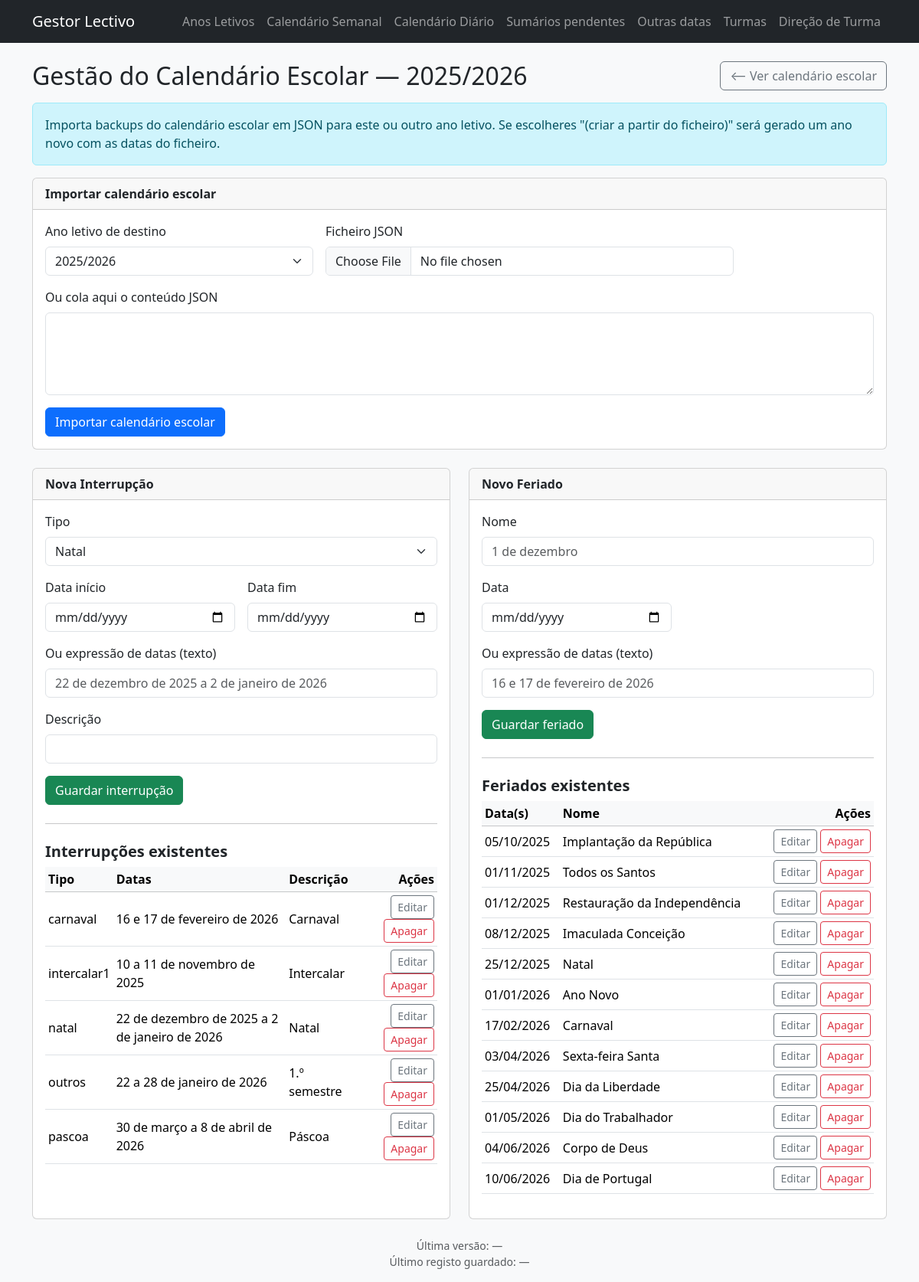
The page /calendario-escolar/gestao on the database its author committed.
### models.py (models this page shows)
class AnoLetivo(db.Model):
    __tablename__ = "anos_letivos"
    id = db.Column(db.Integer, primary_key=True)
    nome = db.Column(db.String(20), unique=True, nullable=False)
    data_inicio_ano = db.Column(db.Date, nullable=False)
    data_fim_ano = db.Column(db.Date, nullable=False)
    data_fim_semestre1 = db.Column(db.Date, nullable=False)
    data_inicio_semestre2 = db.Column(db.Date, nullable=False)
    descricao = db.Column(db.String(255))
    ativo = db.Column(db.Boolean, nullable=False, default=False)
    fechado = db.Column(db.Boolean, nullable=False, default=False)

class InterrupcaoLetiva(db.Model):
    __tablename__ = "interrupcoes_letivas"
    id = db.Column(db.Integer, primary_key=True)
    ano_letivo_id = db.Column(db.Integer, db.ForeignKey("anos_letivos.id"), nullable=False)
    ano_letivo = db.relationship("AnoLetivo", backref="interrupcoes")
    tipo = db.Column(db.String(50), nullable=False)
    data_inicio = db.Column(db.Date, nullable=True)
    data_fim = db.Column(db.Date, nullable=True)
    data_text = db.Column(db.String(255), nullable=True)
    descricao = db.Column(db.String(255), nullable=True)

class Feriado(db.Model):
    __tablename__ = "feriados"
    id = db.Column(db.Integer, primary_key=True)
    ano_letivo_id = db.Column(db.Integer, db.ForeignKey("anos_letivos.id"), nullable=False)
    ano_letivo = db.relationship("AnoLetivo", backref="feriados")
    data = db.Column(db.Date, nullable=True)
    data_text = db.Column(db.String(255), nullable=True)
    nome = db.Column(db.String(255), nullable=False)

### app.py (the view)
    @app.route("/calendario-escolar/gestao")
    def calendario_escolar_gestao():
        ano = get_ano_letivo_atual()
        if not ano:
            flash("Ainda não existe Ano Letivo definido.", "error")
            return redirect(url_for("calendario_escolar_importar"))
        interrupcoes = (
            InterrupcaoLetiva.query
            .filter_by(ano_letivo_id=ano.id)
            .order_by(InterrupcaoLetiva.tipo)
            .all()
        )
        feriados = (
            Feriado.query
            .filter_by(ano_letivo_id=ano.id)
            .order_by(Feriado.data)
            .all()
        )
        anos = (
            AnoLetivo.query
            .order_by(AnoLetivo.data_inicio_ano.desc().nullslast(), AnoLetivo.nome)
            .all()
        )
        return render_template(
            "calendario/gestao.html",
            ano=ano,
            anos=anos,
            interrupcoes=interrupcoes,
            feriados=feriados,
        )

### app.py (called while the page is built, shortened)
def _formatar_data_hora(valor):
    if not valor:
        return None

### templates/calendario/gestao.html (shortened to what this page needs)
{% extends "base.html" %}
{% block content %}
<div class="d-flex justify-content-between align-items-center flex-wrap gap-2 mb-3">
  <h2 class="mb-0">Gestão do Calendário Escolar — {{ ano.nome }}</h2>
  <a class="btn btn-outline-secondary" href="{{ url_for('calendario_escolar') }}">⟵ Ver calendário escolar</a>
</div>
<div class="alert alert-info" role="alert">
  Importa backups do calendário escolar em JSON para este ou outro ano letivo. Se escolheres
  "(criar a partir do ficheiro)" será gerado um ano novo com as datas do ficheiro.
</div>
<div class="card mb-4">
  <div class="card-header fw-bold">Importar calendário escolar</div>
  <div class="card-body">
    <form method="post" action="{{ url_for('calendario_escolar_importar') }}" enctype="multipart/form-data" class="row g-3">
      <div class="col-12 col-md-4">
        <label class="form-label">Ano letivo de destino</label>
        <select name="ano_id" class="form-select">
          {% for a in anos %}
            <option value="{{ a.id }}" {% if a.id == ano.id %}selected{% endif %}>{{ a.nome }}</option>
          {% endfor %}
        </select>
      </div>
      <div class="col-12 col-md-6">
        <label class="form-label">Ficheiro JSON</label>
        <input type="file" name="ficheiro" accept="application/json" class="form-control">
      </div>
      <div class="col-12">
        <label class="form-label">Ou cola aqui o conteúdo JSON</label>
        <textarea name="conteudo" rows="4" class="form-control js-autoresize"></textarea>
      </div>
      <div class="col-12">
        <button type="submit" class="btn btn-primary">Importar calendário escolar</button>
      </div>
    </form>
  </div>
</div>
<div class="row g-4">
  <div class="col-lg-6">
    <div class="card h-100">
      <div class="card-header fw-bold">Nova Interrupção</div>
      <div class="card-body">
        <form method="post" action="{{ url_for('interrupcao_add') }}" class="row g-3">
          <div class="col-12">
            <label class="form-label">Tipo</label>
            <select name="tipo" class="form-select">
              <option value="natal">Natal</option>
            </select>
          </div>
          <div class="col-md-6">
            <label class="form-label">Data início</label>
            <input type="date" name="data_inicio" class="form-control">
          </div>
          <div class="col-md-6">
            <label class="form-label">Data fim</label>
            <input type="date" name="data_fim" class="form-control">
          </div>
          <div class="col-12">
            <label class="form-label">Ou expressão de datas (texto)</label>
            <input type="text" name="data_text" class="form-control" placeholder="22 de dezembro de 2025 a 2 de janeiro de 2026">
          </div>
          <div class="col-12">
            <label class="form-label">Descrição</label>
            <input type="text" name="descricao" class="form-control">
          </div>
          <div class="col-12">
            <button type="submit" class="btn btn-success">Guardar interrupção</button>
          </div>
        </form>
        <hr class="my-4">
        <h5 class="fw-semibold">Interrupções existentes</h5>
        {% if interrupcoes %}
          <div class="table-responsive">
            <table class="table table-sm align-middle">
              <thead class="table-light">
                <tr>
                  <th scope="col">Tipo</th>
                  <th scope="col">Datas</th>
                  <th scope="col">Descrição</th>
                  <th scope="col" class="text-end">Ações</th>
                </tr>
              </thead>
              <tbody>
                {% for i in interrupcoes %}
                <tr>
                  <td>{{ i.tipo }}</td>
                  <td>
                    {% if i.data_text %}
                      {{ i.data_text }}
                    {% elif i.data_inicio and i.data_fim %}
                      {{ i.data_inicio.strftime("%d/%m/%Y") }} a {{ i.data_fim.strftime("%d/%m/%Y") }}
                    {% elif i.data_inicio %}
                      {{ i.data_inicio.strftime("%d/%m/%Y") }}
                    {% endif %}
                  </td>
                  <td>{{ i.descricao or "" }}</td>
                  <td class="text-end">
                    <a class="btn btn-outline-secondary btn-sm" href="{{ url_for('interrupcao_edit', intr_id=i.id) }}">Editar</a>
                    <form method="post"
                          action="{{ url_for('interrupcao_delete', intr_id=i.id) }}"
                          class="d-inline"
                          onsubmit="return confirm('Apagar esta interrupção?');">
                      <button type="submit" class="btn btn-outline-danger btn-sm">Apagar</button>
                    </form>
                  </td>
                </tr>
                {% endfor %}
              </tbody>
            </table>
          </div>
        {% else %}
          <p class="text-muted mb-0">(sem interrupções registadas)</p>
        {% endif %}
      </div>
    </div>
  </div>
  <div class="col-lg-6">
    <div class="card h-100">
      <div class="card-header fw-bold">Novo Feriado</div>
      <div class="card-body">
        <form method="post" action="{{ url_for('feriado_add') }}" class="row g-3">
          <div class="col-12">
            <label class="form-label">Nome</label>
            <input type="text" name="nome" class="form-control" placeholder="1 de dezembro">
          </div>
          <div class="col-md-6">
            <label class="form-label">Data</label>
            <input type="date" name="data" class="form-control">
          </div>
          <div class="col-md-6"></div>
          <div class="col-12">
            <label class="form-label">Ou expressão de datas (texto)</label>
            <input type="text" name="data_text" class="form-control" placeholder="16 e 17 de fevereiro de 2026">
          </div>
          <div class="col-12">
            <button type="submit" class="btn btn-success">Guardar feriado</button>
          </div>
        </form>
        <hr class="my-4">
        <h5 class="fw-semibold">Feriados existentes</h5>
        {% if feriados %}
          <div class="table-responsive">
            <table class="table table-sm align-middle">
              <thead class="table-light">
                <tr>
                  <th scope="col">Data(s)</th>
                  <th scope="col">Nome</th>
                  <th scope="col" class="text-end">Ações</th>
                </tr>
              </thead>
              <tbody>
                {% for f in feriados %}
                <tr>
                  <td>
                    {% if f.data_text %}
                      {{ f.data_text }}
                    {% elif f.data %}
                      {{ f.data.strftime("%d/%m/%Y") }}
                    {% endif %}
                  </td>
                  <td>{{ f.nome }}</td>
                  <td class="text-end">
                    <a class="btn btn-outline-secondary btn-sm" href="{{ url_for('feriado_edit', fer_id=f.id) }}">Editar</a>
                    <form method="post"
                          action="{{ url_for('feriado_delete', fer_id=f.id) }}"
                          class="d-inline"
                          onsubmit="return confirm('Apagar este feriado?');">
                      <button type="submit" class="btn btn-outline-danger btn-sm">Apagar</button>
                    </form>
                  </td>
                </tr>
                {% endfor %}
              </tbody>
            </table>
          </div>
        {% else %}
          <p class="text-muted mb-3">(sem feriados registados)</p>
          <form method="post" action="{{ url_for('feriados_add_nacionais') }}">
            <button type="submit" class="btn btn-outline-primary">Adicionar feriados nacionais automaticamente</button>
          </form>
        {% endif %}
      </div>
    </div>
  </div>
</div>
{% endblock %}

### rows shown on the page
AnoLetivo: nome "2025/2026"
InterrupcaoLetiva: tipo "carnaval", data_text "16 e 17 de fevereiro de 2026", descricao "Carnaval"
InterrupcaoLetiva: tipo "intercalar1", data_text "10 a 11 de novembro de 2025", descricao "Intercalar"
InterrupcaoLetiva: tipo "natal", data_text "22 de dezembro de 2025 a 2 de janeiro de 2026", descricao "Natal"
InterrupcaoLetiva: tipo "outros", data_text "22 a 28 de janeiro de 2026", descricao "1.º semestre"
InterrupcaoLetiva: tipo "pascoa", data_text "30 de março a 8 de abril de 2026", descricao "Páscoa"
Feriado: data "05/10/2025", nome "Implantação da República"
Feriado: data "01/11/2025", nome "Todos os Santos"
Feriado: data "01/12/2025", nome "Restauração da Independência"
Feriado: data "08/12/2025", nome "Imaculada Conceição"
Feriado: data "25/12/2025", nome "Natal"
Feriado: data "01/01/2026", nome "Ano Novo"
Feriado: data "17/02/2026", nome "Carnaval"
Feriado: data "03/04/2026", nome "Sexta-feira Santa"
Feriado: data "25/04/2026", nome "Dia da Liberdade"
Feriado: data "01/05/2026", nome "Dia do Trabalhador"
Feriado: data "04/06/2026", nome "Corpo de Deus"
Feriado: data "10/06/2026", nome "Dia de Portugal"

### other values the page prints
{{ app_version_timestamp or '—' }} "—"
{{ last_save_timestamp or '—' }} "—"
form field ano_id "2025/2026"
